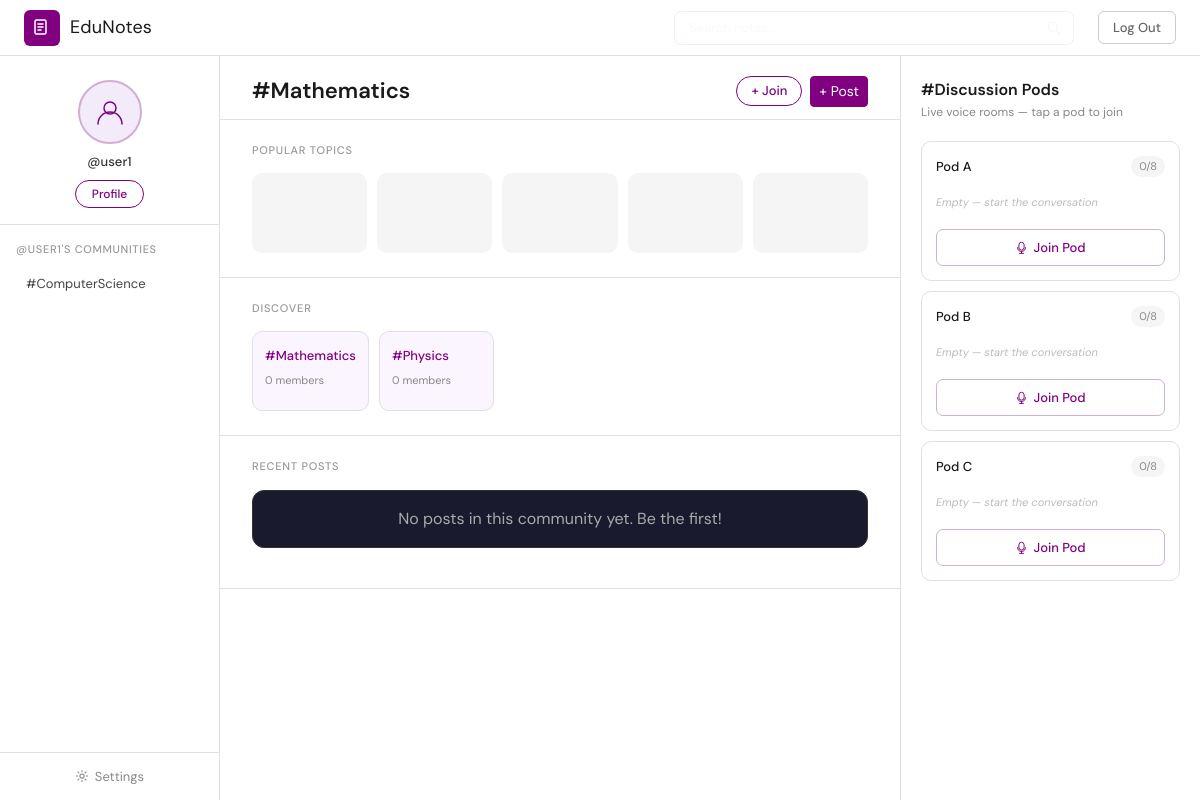
/communities/mathematics/ (signed in), run on the app's committed database.
### proj1App/models.py (models this page shows, shortened)
class Community(models.Model):
    name    = models.CharField(max_length=100, unique=True)   # e.g. "computerscience"
    slug    = models.SlugField(max_length=100, unique=True)    # used in URLs
    members = models.ManyToManyField(
        User, through='CommunityMembership', related_name='communities', blank=True
)
    parent  = models.ForeignKey(
        'self', on_delete=models.CASCADE,
        null=True, blank=True, related_name='subcommunities'
    )
    class Meta:
        ordering = ['name']
        verbose_name_plural = 'communities'
    @property
    def member_count(self):
        return self.members.count()

### proj1App/views.py (the view)
# urls.py: path('communities/', views.communities, name='communities'),
@login_required
def communities(request, community_slug=None):
    user_communities = request.user.communities.filter(parent=None).prefetch_related('subcommunities')
    if community_slug:
        current_community = get_object_or_404(Community, slug=community_slug)
    elif user_communities.exists():
        current_community = user_communities.first()
    else:
        current_community = None
    popular_topics = (
    Community.objects.filter(parent=current_community)
    if current_community else Community.objects.none()
    )
    joined_ids = request.user.communities.values_list('id', flat=True)
    discover_communities = (
        Community.objects.filter(parent=None)
        .exclude(id__in=joined_ids)[:8]
    )
    recent_posts = (
        Post.objects.filter(community=current_community)
        .select_related('user')
        if current_community else Post.objects.none()
    )
    discussion_pods = (
        DiscussionPod.objects.filter(community=current_community)
        .prefetch_related('participants')
        if current_community else DiscussionPod.objects.none()
    )
    return render(request, 'proj1App/communities.html', {
        'user_communities':     user_communities,
        'current_community':    current_community,
        'popular_topics':       popular_topics,
        'discover_communities': discover_communities,
        'recent_posts':         recent_posts,
        'discussion_pods':      discussion_pods,
    })

### proj1App/templates/proj1App/communities.html (shortened to what this page needs)
{% extends "proj1App/base.html" %}
{% load static %}
{% block extra_css %}
<link rel="stylesheet" href="{% static 'proj1App/css/communities.css' %}">
<link rel="stylesheet" href="{% static 'proj1App/css/home.css' %}">
{% endblock %}
{% block content %}
<nav class="en-navbar">
    <a href="/" class="en-brand">
        <div class="en-brand-icon">
        </div>
        <span class="en-brand-name">EduNotes</span>
    </a>
    <form method="GET" action="/search/" class="en-search-form">
        <input type="text" name="q" class="en-search-input" placeholder="Search notes...">
        <button type="submit" class="en-search-btn">
            <svg width="15" height="15" viewBox="0 0 20 20" fill="none">
                <circle cx="9" cy="9" r="6" stroke="currentColor" stroke-width="1.5"/>
                <path d="M14 14l4 4" stroke="currentColor" stroke-width="1.5" stroke-linecap="round"/>
            </svg>
        </button>
    </form>
    <a href="/logout/" class="en-navbar-logout">Log Out</a>
</nav>
<div class="cm-layout">
    <aside class="cm-sidebar">
        <div class="cm-profile-block">
            <div class="cm-avatar">
                <svg width="32" height="32" viewBox="0 0 32 32" fill="none">
                    <circle cx="16" cy="12" r="6" stroke="#f0eaf8" stroke-width="1.5"/>
                    <path d="M4 28c0-6.627 5.373-12 12-12s12 5.373 12 12" stroke="#f0eaf8" stroke-width="1.5" stroke-linecap="round"/>
                </svg>
            </div>
            <span class="cm-username">@{{ request.user.username }}</span>
            <a href="/profile/" class="cm-profile-btn">Profile</a>
        </div>
        <div class="cm-sidebar-section">
            <p class="cm-sidebar-heading">@{{ request.user.username }}'s communities</p>
            <ul class="cm-community-list">
                {% for community in user_communities %}
                    <li>
                        <a href="/communities/{{ community.slug }}/" class="cm-community-link {% if current_community.slug == community.slug %}active{% endif %}">
                        #{{ community.name }}
                    </a>
                </li>
                {% empty %}
                <li><span class="cm-empty-hint">No communities yet</span></li>
                {% endfor %}
            </ul>
        </div>
        <a href="/settings/" class="cm-settings-btn">
            Settings
        </a>
    </aside>
    <main class="cm-main">
       <div class="cm-main-header">
            <div class="d-flex justify-content-between align-items-center">
                <h1 class="cm-main-title">#{{ current_community.name|default:"communities" }}</h1>
                    <div class="d-flex gap-2">
                        {% if current_community %}
                            {% if current_community in request.user.communities.all %}
                                <form method="POST" action="/communities/{{ current_community.slug }}/leave/">
                                    {% csrf_token %}
                                    <input type="hidden" name="next" value="{{ request.path }}">
                                    <button type="submit" class="btn btn-sm cm-leave-btn">✓ Joined</button>
                                </form>
                            {% else %}
                                <form method="POST" action="/communities/{{ current_community.slug }}/join/">
                                        <button type="submit" class="btn btn-sm cm-join-btn">+ Join</button>
                                </form>
                            {% endif %}
                        {% endif %}
            <button class="btn btn-purple btn-sm" data-bs-toggle="modal" data-bs-target="#postModal">+ Post</button>
        </div>
    </div>
</div>
        <section class="cm-section">
            <h2 class="cm-section-title">Popular Topics</h2>
            <div class="cm-topic-grid">
                {% for topic in popular_topics %}
                    <a href="/communities/{{ current_community.slug }}/{{ topic.slug }}/" class="cm-topic-card">
                        <span class="cm-topic-tag">#{{ topic.name }}</span>
                        <span class="cm-topic-count">{{ topic.post_count }} posts</span>
                    </a>
                    {% empty %}
                {% for i in "12345" %}
                    <div class="cm-topic-card cm-topic-card--empty"></div>
                {% endfor %}
                {% endfor %}
            </div>
        </section>
        <section class="cm-section">
            <h2 class="cm-section-title">Discover</h2>
            <div class="cm-topic-grid">
                {% for community in discover_communities %}
                    <a href="/communities/{{ community.slug }}/" class="cm-topic-card cm-topic-card--discover">
                        <span class="cm-topic-tag">#{{ community.name }}</span>
                        <span class="cm-topic-count">{{ community.member_count }} members</span>
                    </a>
                    {% empty %}
                {% for i in "12345" %}
                    <div class="cm-topic-card cm-topic-card--empty"></div>
                {% endfor %}
                {% endfor %}
            </div>
        </section>
<section class="cm-section">
    <h2 class="cm-section-title">Recent Posts</h2>
    <div class="cm-posts">
        {% for post in recent_posts %}
            <div class="post-card">
                <div class="d-flex justify-content-between align-items-start">
                    <span class="post-user">@{{ post.user.username }}</span>
                    <div class="d-flex align-items-center gap-2">
                        <span class="post-meta">{{ post.created_at|timesince }} ago &middot; <span class="post-category">{{ post.category }}</span></span>
                        {% if post.user == request.user %}
                        <form method="POST" action="/posts/delete/{{ post.id }}/">
                            {% csrf_token %}
                            <input type="hidden" name="next" value="{{ request.path }}">
                            <button type="submit" class="post-delete-btn" onclick="return confirm('Delete this post?')">
                                <svg width="13" height="13" viewBox="0 0 20 20" fill="none">
                                    <path d="M4 6h12M8 6V4h4v2M7 6v10h6V6H7z" stroke="currentColor" stroke-width="1.5" stroke-linecap="round" stroke-linejoin="round"/>
                                </svg>
                            </button>
                        </form>
                        {% endif %}
                    </div>
                </div>
                {% if post.title %}<div class="post-title">{{ post.title }}</div>{% endif %}
                {% if post.body %}<div class="post-body">{{ post.body }}</div>{% endif %}
                {% if post.image %}<img src="{{ post.image.url }}" class="post-img mt-2" alt="post image">{% endif %}
                {% if post.pdf %}<a href="{{ post.pdf.url }}" class="post-link" target="_blank">📄 View PDF</a>{% endif %}
                {% if post.link %}<a href="{{ post.link }}" class="post-link" target="_blank">🔗 {{ post.link }}</a>{% endif %}
            </div>
            {% empty %}
            <div class="post-card text-center" style="color:#aaa;">
                No posts in this community yet. Be the first!
            </div>
        {% endfor %}
    </div>
</section>
    </main>
    <aside class="cm-pods-panel">
        <h2 class="cm-pods-title">#Discussion Pods</h2>
        <p class="cm-pods-sub">Live voice rooms — tap a pod to join</p>
        <div class="cm-pods-grid">
            {% for pod in discussion_pods %}
            <div class="cm-pod {% if pod.is_active %}cm-pod--active{% endif %}">
                <div class="cm-pod-header">
                    <span class="cm-pod-name">{{ pod.name }}</span>
                    <span class="cm-pod-count">{{ pod.participant_count }}/8</span>
                </div>
                <div class="cm-pod-avatars">
                    {% for participant in pod.participants.all|slice:":4" %}
                        <div class="cm-pod-avatar" title="@{{ participant.username }}">
                            {{ participant.username|slice:":1"|upper }}
                        </div>
                    {% endfor %}
                    {% if pod.participant_count == 0 %}
                        <span class="cm-pod-empty">Empty — start the conversation</span>
                    {% endif %}
                </div>
                <button class="cm-pod-join-btn" onclick="joinPod('{{ pod.id|default:0 }}')">
                    <svg width="13" height="13" viewBox="0 0 20 20" fill="none" style="margin-right:5px;">
                        <path d="M10 2a4 4 0 014 4v4a4 4 0 01-8 0V6a4 4 0 014-4z" stroke="currentColor" stroke-width="1.5"/>
                        <path d="M4 10a6 6 0 0012 0M10 16v3M7 19h6" stroke="currentColor" stroke-width="1.5" stroke-linecap="round"/>
                    </svg>
                    Join Pod
                </button>
            </div>
            {% empty %}
            {% for label in "ABC" %}
            <div class="cm-pod">
                <div class="cm-pod-header">
                    <span class="cm-pod-name">Pod {{ label }}</span>
                    <span class="cm-pod-count">0/8</span>
                </div>
                <div class="cm-pod-avatars">
                    <span class="cm-pod-empty">Empty — start the conversation</span>
                </div>
                <button class="cm-pod-join-btn" onclick="joinPod('{{ label }}')">
                    <svg width="13" height="13" viewBox="0 0 20 20" fill="none" style="margin-right:5px;">
                        <path d="M10 2a4 4 0 014 4v4a4 4 0 01-8 0V6a4 4 0 014-4z" stroke="currentColor" stroke-width="1.5"/>
                        <path d="M4 10a6 6 0 0012 0M10 16v3M7 19h6" stroke="currentColor" stroke-width="1.5" stroke-linecap="round"/>
                    </svg>
                    Join Pod
                </button>
            </div>
            {% endfor %}
            {% endfor %}
        </div>
    </aside>
</div>
{% endblock %}

### proj1App/static/proj1App/css/style.css (style rules this page uses)
body { min-height: 100vh; background-color: white; font-family: 'DM Sans', sans-serif; }
.btn-purple { background-color: purple; border-color: purple; color: white; }
.en-brand { display: inline-flex; align-items: center; gap: 10px; text-decoration: none; }
.en-brand-icon { width: 36px; height: 36px; background-color: purple; border-radius: 6px; display: flex; align-items: center; justify-content: center; flex-shrink: 0; }
.en-brand-name { font-family: 'DM Sans', sans-serif; font-size: 22px; color: #1a1a1a; letter-spacing: 0.01em; }
.en-navbar { position: fixed; top: 0; left: 0; right: 0; height: 56px; background-color: white; border-bottom: 1px solid #e0e0e0; display: flex; align-items: center; justify-content: space-between; padding: 0 1.5rem; z-index: 1001; }
.en-navbar .en-brand { flex: 1; }
.en-navbar .en-brand-name { font-size: 18px; color: #1a1a1a; }
.en-navbar-logout { flex: 1; display: flex; justify-content: flex-end; max-width: fit-content; margin-left: auto; font-size: 13px; font-weight: 500; color: #666; text-decoration: none; padding: 6px 14px; border: 1px solid #ccc; border-radius: 6px; transition: color 0.18s, border-color 0.18s; }
.post-card { background-color: #1a1a2e; border: 1px solid #333; border-radius: 12px; padding: 16px; margin-bottom: 16px; color: white; }
.en-search-form { display: flex; align-items: stretch; flex: 2; max-width: 400px; margin: 0 1.5rem; }
.en-search-input { width: 100%; height: 34px; padding: 0px 14px; background-color: rgba(255, 255, 255, 0.08); border: 1px solid rgba(221, 160, 221, 0.2); border-right: none; border-radius: 7px 0 0 7px; font-family: 'DM Sans', sans-serif; font-size: 13px; color: #f0eaf8; outline: none; transition: border-color 0.18s, background-color 0.18s; box-sizing: border-box; }
.en-search-input::placeholder { color: rgba(240, 234, 248, 0.35); }
.en-search-btn { height: 34px; padding: 0px 12px; background-color: rgba(255, 255, 255, 0.08); border: 1px solid rgba(221, 160, 221, 0.2); border-left: none; border-radius: 0 7px 7px 0; color: rgba(240, 234, 248, 0.6); cursor: pointer; display: flex; align-items: center; transition: background-color 0.18s, color 0.18s; box-sizing: border-box; }

### data on the page
Community: name "ComputerScience"
Community: name "Mathematics", member_count "0"
Community: name "Physics", member_count "0"

### other printed values
{{ request.user.username }} "user1"
{{ request.user.username }} "USER1"
{{ label }} "A" "B" "C"
